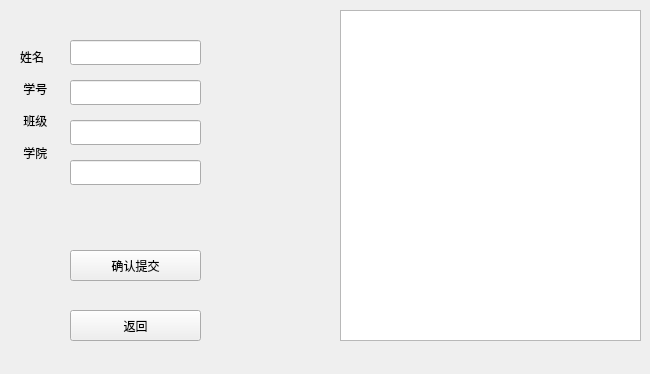
<?xml version="1.0" encoding="UTF-8"?>
<ui version="4.0">
 <class>info</class>
 <widget class="QWidget" name="info">
  <property name="geometry">
   <rect>
    <x>0</x>
    <y>0</y>
    <width>650</width>
    <height>374</height>
   </rect>
  </property>
  <property name="windowTitle">
   <string>信息录入</string>
  </property>
  <widget class="QLabel" name="label">
   <property name="geometry">
    <rect>
     <x>20</x>
     <y>-30</y>
     <width>171</width>
     <height>241</height>
    </rect>
   </property>
   <property name="text">
    <string>

姓名

 学号

 班级

 学院</string>
   </property>
  </widget>
  <widget class="QLineEdit" name="name">
   <property name="geometry">
    <rect>
     <x>70</x>
     <y>40</y>
     <width>131</width>
     <height>25</height>
    </rect>
   </property>
  </widget>
  <widget class="QLineEdit" name="number">
   <property name="geometry">
    <rect>
     <x>70</x>
     <y>80</y>
     <width>131</width>
     <height>25</height>
    </rect>
   </property>
  </widget>
  <widget class="QLineEdit" name="class_2">
   <property name="geometry">
    <rect>
     <x>70</x>
     <y>120</y>
     <width>131</width>
     <height>25</height>
    </rect>
   </property>
  </widget>
  <widget class="QLineEdit" name="school">
   <property name="geometry">
    <rect>
     <x>70</x>
     <y>160</y>
     <width>131</width>
     <height>25</height>
    </rect>
   </property>
  </widget>
  <widget class="QPushButton" name="exit">
   <property name="geometry">
    <rect>
     <x>70</x>
     <y>310</y>
     <width>131</width>
     <height>31</height>
    </rect>
   </property>
   <property name="text">
    <string>返回</string>
   </property>
  </widget>
  <widget class="QListWidget" name="listWidget">
   <property name="geometry">
    <rect>
     <x>340</x>
     <y>10</y>
     <width>301</width>
     <height>331</height>
    </rect>
   </property>
  </widget>
  <widget class="QPushButton" name="ok">
   <property name="geometry">
    <rect>
     <x>70</x>
     <y>250</y>
     <width>131</width>
     <height>31</height>
    </rect>
   </property>
   <property name="text">
    <string>确认提交</string>
   </property>
  </widget>
 </widget>
 <resources/>
 <connections/>
</ui>
